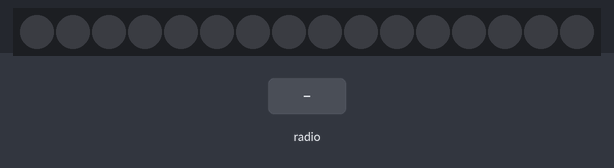
A program run on a simulated BBC micro:bit running MicroPython. Parts: 16 RGB LEDs in strip order, left to right. The test bench sets the inputs (shaded band). Dim RGB values are drawn brighter than linear.

Above: at 1.2 s.
1.3 s: radio message "stop" arrives
At 1.9 s:
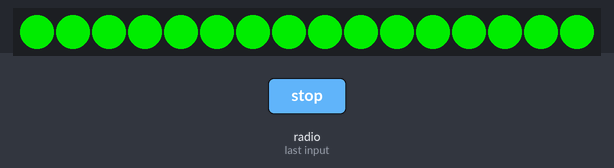
4.3 s: radio message "flash" arrives
At 4.9 s:
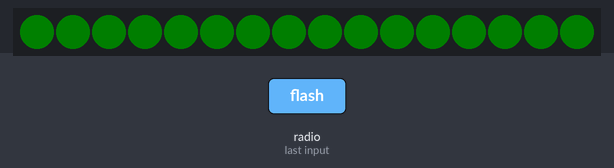
6.5 s: radio message "run" arrives
At 7.7 s:
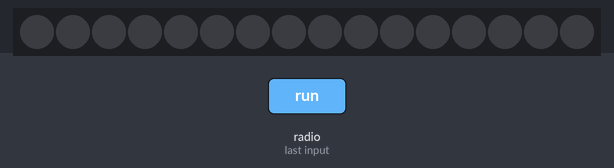
Timing chart, 0 to 9.5 s (numbered marks = the images above; inputs shaded):
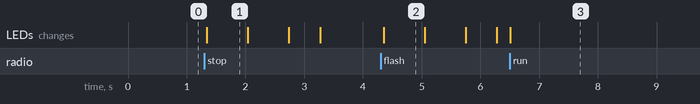

Measured:
- after the input at 1.3 s, the LEDs: change at once (image 1)
- after the input at 4.3 s, the LEDs: change after 0.05 s (image 2)
- after the input at 6.5 s, the LEDs: change at once (image 3)

The program:

charger.py
```python
# 차저
# flash: mat blue 점점밝게, stop: red 점점밝게
import radio
from random import randint
from microbit import *
import neopixel

# Create the "flash" animation frames. Can you work out how it's done?
flash = [Image().invert()*(i/9) for i in range(9, -1, -1)]

# The radio won't work unless it's switched on.
radio.on()
np = neopixel.NeoPixel(pin0, 16)

# Event loop.
while True:
    # Read any incoming messages.
    incoming = radio.receive()
    if incoming == 'flash':
        red = 0
        green = 0
        blue = 0

        #점점 밝게
        for num in range(0, 200):
                for pixel_id in range(0, len(np)):
                    np[pixel_id] = (0, num, 0)
                    np.show()

    if incoming == 'stop':
        red = 0
        green = 0
        blue = 0

        #점점 밝게
        for num in range(0, 200):
                for pixel_id in range(0, len(np)):
                    np[pixel_id] = (0, 199-num, 0)
                    np.show()

    if incoming == 'run':
        for pixel_id in range(0, len(np)):

            np[pixel_id] = (0, 0, 0)

            # Display the current pixel data on the Neopixel strip
            np.show()

    if incoming == 'flow':
        for pixel_id in range(0, len(np)):

            np[pixel_id] = (0, 0, 0)

            # Display the current pixel data on the Neopixel strip
            np.show()

    if incoming == 'auth':
        for pixel_id in range(0, len(np)):

            np[pixel_id] = (0, 0, 0)

            # Display the current pixel data on the Neopixel strip
            np.show()

    if incoming == 'close':
        for pixel_id in range(0, len(np)):

            np[pixel_id] = (0, 0, 0)

            # Display the current pixel data on the Neopixel strip
            np.show()
```
